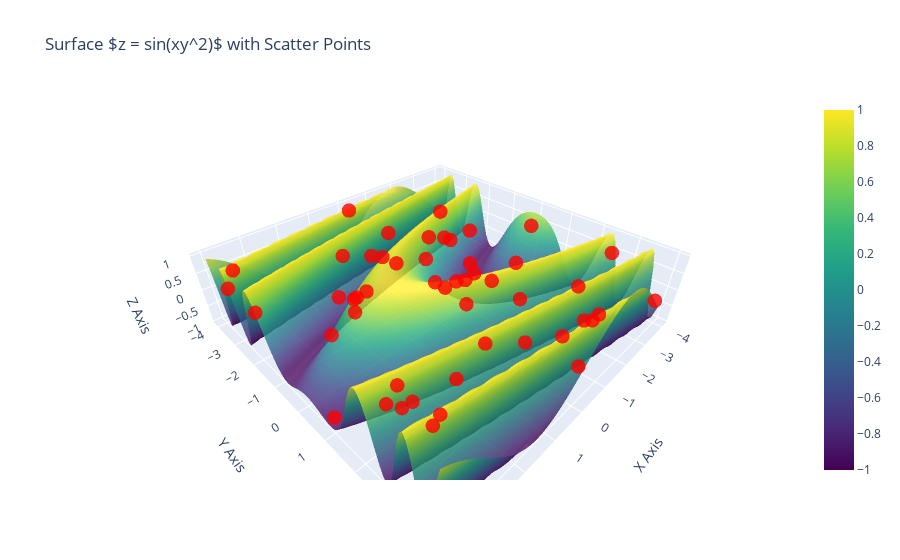

This figure's notebook cell:
### Code cell
# Visualize the surface with scatter points
x_surf, y_surf, z_surf = create_surface()
x_pts, y_pts, z_pts = generate_points(n_points=50)

paraboloid_surface = go.Surface(
    x=x_surf, y=y_surf, z=z_surf,
    colorscale='Viridis',
    opacity = 0.8)

scatter_points = go.Scatter3d(
    x=x_pts, y=y_pts, z=z_pts,
    mode='markers',
    marker=dict(size=5, color='red', opacity=0.8))

layout = go.Layout(
    title='Surface $z = sin(xy^2)$ with Scatter Points',
    scene=dict(
        xaxis_title='X Axis',
        yaxis_title='Y Axis',
        zaxis_title='Z Axis',
        aspectmode='data', # Make aspect ratio better. Can also do "cube" to preserve aspect ratio.
    )
)

fig = go.Figure(data=[paraboloid_surface, scatter_points], layout=layout)
pio.show(fig)

### Figure 1 — Plotly figure (JSON) as saved in the notebook; plotly's stock layout.template omitted (floating-point values rounded to 4 significant figures; data arrays with more than 128 entries replaced by an {"elided": "..."} marker saying what was removed)
{"data": [{"colorscale": [[0, "#440154"], [0.1111, "#482878"], [0.2222, "#3e4989"], [0.3333, "#31688e"], [0.4444, "#26828e"], [0.5556, "#1f9e89"], [0.6667, "#35b779"], [0.7778, "#6ece58"], [0.8889, "#b5de2b"], [1, "#fde725"]], "opacity": 0.8, "type": "surface", "x": {"elided": "100x100 float values"}, "y": {"elided": "100x100 float values"}, "z": {"elided": "100x100 float values"}}, {"marker": {"color": "red", "opacity": 0.8, "size": 5}, "mode": "markers", "type": "scatter3d", "x": [2.041, 3.51, -1.551, 2.367, -3.673, -2.857, 2.531, -1.714, 1.714, 1.061, -2.694, -2.531, 2.694, 1.878, -0.2449, -2.367, 0.4082, 1.388, 0.7347, 3.673, -0.898, -4.0, 0.5714, 0.08163, 2.857, -3.02, -3.51, -1.878, -1.224, 4.0, -2.041, 1.551, 2.204, 3.184, 0.898, 1.224, 3.347, -0.5714, -3.347, -1.388, 3.837, -2.204, -0.08163, -3.837, -0.4082, -0.7347, -3.184, -1.061, 0.2449, 3.02], "y": [-0.2449, 3.347, -1.388, -1.551, 0.08163, 0.2449, 1.714, -2.204, -2.041, 2.367, 2.694, -1.224, 1.551, -1.061, -3.184, -0.898, 3.673, -1.878, 0.5714, -3.347, -3.51, -4.0, 1.388, 0.898, 1.224, -1.714, 4.0, -2.531, 3.02, -3.02, 1.061, 2.041, -0.4082, 3.184, -0.5714, -2.367, -3.673, -2.694, -2.857, -0.7347, 0.7347, -0.08163, -3.837, 2.531, 3.837, 2.204, 2.857, 3.51, 0.4082, 1.878], "z": [0.8628, 0.8392, 0.3661, -0.9982, 0.5014, -0.3377, -0.7269, -0.002097, -0.3931, 0.3731, -0.9889, -0.8579, -0.926, 0.1374, -0.4494, -1.0, 0.9726, -0.98, 0.873, 0.7396, -0.9098, -0.5366, 0.6006, 0.7758, -0.9373, -0.08154, -0.0765, -0.9828, 0.999, 0.5282, -0.7923, -0.5373, 0.6968, 0.6839, 0.9406, 0.519, -0.9058, 0.3916, -0.9946, -0.7499, -0.9441, -0.81, 0.8768, 0.5433, 0.9847, -0.8314, -0.9645, -0.9652, 0.4, 0.2594]}], "layout": {"scene": {"aspectmode": "data", "xaxis": {"title": {"text": "X Axis"}}, "yaxis": {"title": {"text": "Y Axis"}}, "zaxis": {"title": {"text": "Z Axis"}}}, "title": {"text": "Surface $z = sin(xy^2)$ with Scatter Points"}}}
